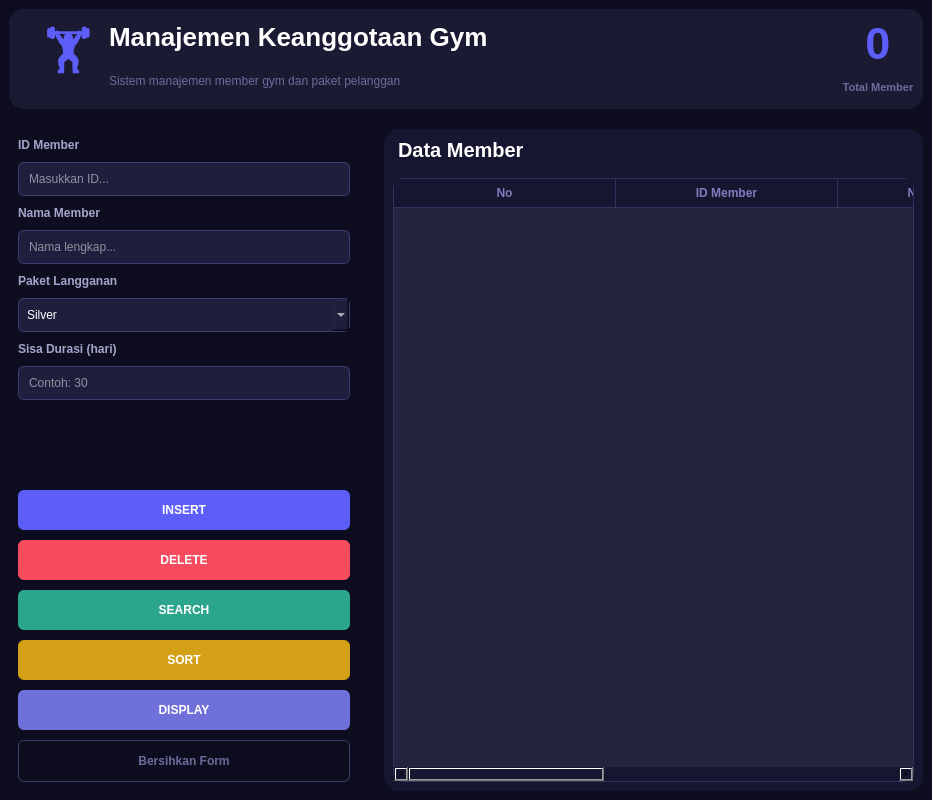
<?xml version="1.0" encoding="UTF-8"?>
<ui version="4.0">
 <class>MainWindow</class>
 <widget class="QMainWindow" name="MainWindow">
  <property name="geometry">
   <rect>
    <x>0</x>
    <y>0</y>
    <width>932</width>
    <height>800</height>
   </rect>
  </property>
  <property name="windowTitle">
   <string>Manajemen Member Gym</string>
  </property>
  <property name="styleSheet">
   <string notr="true">#centralwidget { background-color: #0d0d1f; }
    QMainWindow { background-color: #0d0d1f; }
    QFrame#headerFrame { background-color: #1a1a33; border-radius: 15px; }
    QLabel { color: #a5a5cc; font-family: 'Segoe UI'; font-weight: bold; }
    QLineEdit, QComboBox { background-color: #1f1f3d; border: 1px solid #3d3d70; border-radius: 6px; color: white; padding: 8px; font-size: 12px; }
    QPushButton { border-radius: 6px; color: white; font-weight: bold; font-size: 12px; height: 40px; text-transform: uppercase; }
    QTableWidget { background-color: #161630; color: white; border: none; border-radius: 12px; gridline-color: #2d2d5a; }
    QHeaderView::section { background-color: #1e1e3f; color: #7070db; font-weight: bold; border: none; padding: 6px; }
   </string>
  </property>
  <widget class="QWidget" name="centralwidget">
   <layout class="QVBoxLayout" name="mainV">
    <property name="spacing">
     <number>20</number>
    </property>
    <item>
     <widget class="QFrame" name="headerFrame">
      <property name="minimumSize">
       <size>
        <width>0</width>
        <height>100</height>
       </size>
      </property>
      <property name="maximumSize">
       <size>
        <width>16777215</width>
        <height>100</height>
       </size>
      </property>
      <layout class="QHBoxLayout">
       <item>
        <widget class="QLabel" name="gym">
         <property name="styleSheet">
          <string>font-size: 45px; color: #5d5dfa; font-weight: 900; margin-left: 15px;</string>
         </property>
         <property name="text">
          <string>🏋️‍</string>
         </property>
        </widget>
       </item>
       <item>
        <layout class="QVBoxLayout">
         <item>
          <widget class="QLabel" name="manajemen_member_gym">
           <property name="styleSheet">
            <string>font-size: 26px; color: white;</string>
           </property>
           <property name="text">
            <string>Manajemen Keanggotaan Gym</string>
           </property>
          </widget>
         </item>
         <item>
          <widget class="QLabel" name="sistem_manajemen">
           <property name="styleSheet">
            <string>color: #6c6c9c; font-size: 12px; font-weight: normal;</string>
           </property>
           <property name="text">
            <string>Sistem manajemen member gym dan paket pelanggan</string>
           </property>
          </widget>
         </item>
        </layout>
       </item>
       <item>
        <spacer>
         <property name="orientation">
          <enum>Qt::Horizontal</enum>
         </property>
         <property name="sizeHint" stdset="0">
          <size>
           <width>0</width>
           <height>0</height>
          </size>
         </property>
        </spacer>
       </item>
       <item>
        <layout class="QVBoxLayout">
         <item>
          <widget class="QLabel" name="label_total_val">
           <property name="styleSheet">
            <string>font-size: 45px; color: #5d5dfa; font-weight: bold;</string>
           </property>
           <property name="text">
            <string>0</string>
           </property>
           <property name="alignment">
            <set>Qt::AlignCenter</set>
           </property>
          </widget>
         </item>
         <item>
          <widget class="QLabel" name="total_member">
           <property name="styleSheet">
            <string>color: #6c6c9c; font-size: 11px;</string>
           </property>
           <property name="text">
            <string>Total Member</string>
           </property>
           <property name="alignment">
            <set>Qt::AlignCenter</set>
           </property>
          </widget>
         </item>
        </layout>
       </item>
      </layout>
     </widget>
    </item>
    <item>
     <layout class="QHBoxLayout" name="bodyH">
      <property name="spacing">
       <number>25</number>
      </property>
      <item>
       <widget class="QFrame" name="formContainer">
        <property name="minimumSize">
         <size>
          <width>350</width>
          <height>0</height>
         </size>
        </property>
        <property name="maximumSize">
         <size>
          <width>350</width>
          <height>16777215</height>
         </size>
        </property>
        <layout class="QVBoxLayout">
         <property name="spacing">
          <number>10</number>
         </property>
         <item>
          <widget class="QLabel" name="id_member">
           <property name="text">
            <string>ID Member</string>
           </property>
          </widget>
         </item>
         <item>
          <widget class="QLineEdit" name="input_id">
           <property name="placeholderText">
            <string>Masukkan ID...</string>
           </property>
          </widget>
         </item>
         <item>
          <widget class="QLabel" name="nama_member">
           <property name="text">
            <string>Nama Member</string>
           </property>
          </widget>
         </item>
         <item>
          <widget class="QLineEdit" name="input_nama">
           <property name="placeholderText">
            <string>Nama lengkap...</string>
           </property>
          </widget>
         </item>
         <item>
          <widget class="QLabel" name="paket_pelanggan">
           <property name="text">
            <string>Paket Langganan</string>
           </property>
          </widget>
         </item>
         <item>
          <widget class="QComboBox" name="combo_paket">
           <item>
            <property name="text">
             <string>Silver</string>
            </property>
           </item>
           <item>
            <property name="text">
             <string>Gold</string>
            </property>
           </item>
           <item>
            <property name="text">
             <string>Platinum</string>
            </property>
           </item>
          </widget>
         </item>
         <item>
          <widget class="QLabel" name="sisa_durasi">
           <property name="text">
            <string>Sisa Durasi (hari)</string>
           </property>
          </widget>
         </item>
         <item>
          <widget class="QLineEdit" name="input_durasi">
           <property name="placeholderText">
            <string>Contoh: 30</string>
           </property>
          </widget>
         </item>
         <item>
          <spacer>
           <property name="orientation">
            <enum>Qt::Vertical</enum>
           </property>
           <property name="sizeHint" stdset="0">
            <size>
             <width>0</width>
             <height>0</height>
            </size>
           </property>
          </spacer>
         </item>
         <item>
          <widget class="QPushButton" name="btn_insert">
           <property name="styleSheet">
            <string>background-color: #5d5dfa;</string>
           </property>
           <property name="text">
            <string>INSERT</string>
           </property>
          </widget>
         </item>
         <item>
          <widget class="QPushButton" name="btn_delete">
           <property name="styleSheet">
            <string>background-color: #f64c5d;</string>
           </property>
           <property name="text">
            <string>DELETE</string>
           </property>
          </widget>
         </item>
         <item>
          <widget class="QPushButton" name="btn_search">
           <property name="styleSheet">
            <string>background-color: #2ca58d;</string>
           </property>
           <property name="text">
            <string>SEARCH</string>
           </property>
          </widget>
         </item>
         <item>
          <widget class="QPushButton" name="btn_sort">
           <property name="styleSheet">
            <string>background-color: #d4a017;</string>
           </property>
           <property name="text">
            <string>SORT</string>
           </property>
          </widget>
         </item>
         <item>
          <widget class="QPushButton" name="btn_display">
           <property name="styleSheet">
            <string>background-color: #7070db;</string>
           </property>
           <property name="text">
            <string>DISPLAY</string>
           </property>
          </widget>
         </item>
         <item>
          <widget class="QPushButton" name="btn_clear">
           <property name="styleSheet">
            <string>background-color: transparent; border: 1px solid #3d3d70; color: #6c6c9c;</string>
           </property>
           <property name="text">
            <string>Bersihkan Form</string>
           </property>
          </widget>
         </item>
        </layout>
       </widget>
      </item>
      <item>
       <widget class="QFrame" name="tableContainer">
        <property name="styleSheet">
         <string>background-color: #161630; border-radius: 15px;</string>
        </property>
        <layout class="QVBoxLayout">
         <item>
          <widget class="QLabel" name="data_member">
           <property name="styleSheet">
            <string>font-size: 20px; color: white; margin-bottom: 10px;</string>
           </property>
           <property name="text">
            <string>Data Member</string>
           </property>
          </widget>
         </item>
         <item>
          <widget class="QTableWidget" name="tableWidget">
           <property name="styleSheet">
            <string notr="true">/* Style Anda */
QTableWidget {
    background-color: #24243e;
    color: #ffffff;
    gridline-color: #32325d;
    border: 1px solid #32325d;
    border-radius: 10px;
}
QHeaderView::section {
    background-color: transparent;
    color: #7d7dbd;
    padding: 5px; /* Perkecil padding agar teks tidak sesak */
    border: none;
    border-bottom: 1px solid #32325d;
    border-right: 1px solid #32325d; 
    font-weight: bold;
}
</string>
           </property>
           <property name="columnCount">
            <number>5</number>
           </property>
           <attribute name="horizontalHeaderDefaultSectionSize">
            <number>222</number>
           </attribute>
           <attribute name="horizontalHeaderMinimumSectionSize">
            <number>32</number>
           </attribute>
           <attribute name="horizontalHeaderStretchLastSection">
            <bool>true</bool>
           </attribute>
           <attribute name="verticalHeaderVisible">
            <bool>false</bool>
           </attribute>
           <column>
            <property name="text">
             <string>No</string>
            </property>
           </column>
           <column>
            <property name="text">
             <string>ID Member</string>
            </property>
           </column>
           <column>
            <property name="text">
             <string>Nama Member</string>
            </property>
           </column>
           <column>
            <property name="text">
             <string>Paket</string>
            </property>
           </column>
           <column>
            <property name="text">
             <string>Sisa Durasi (hari)</string>
            </property>
           </column>
          </widget>
         </item>
        </layout>
       </widget>
      </item>
     </layout>
    </item>
   </layout>
  </widget>
 </widget>
 <resources/>
 <connections/>
</ui>
